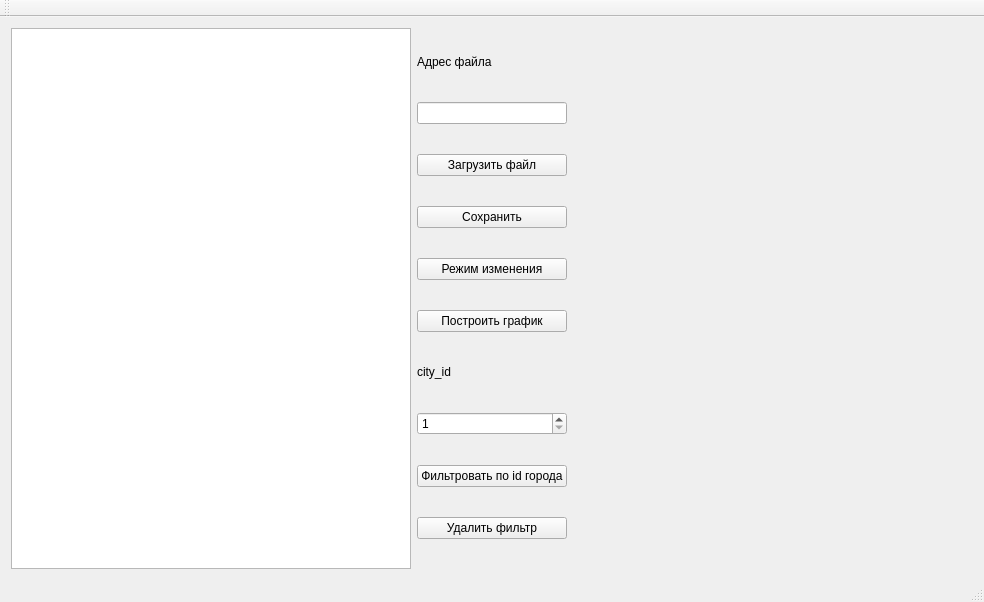
<?xml version="1.0" encoding="UTF-8"?>
<ui version="4.0">
 <class>MainWindow</class>
 <widget class="QMainWindow" name="MainWindow">
  <property name="geometry">
   <rect>
    <x>0</x>
    <y>0</y>
    <width>973</width>
    <height>602</height>
   </rect>
  </property>
  <property name="windowTitle">
   <string>MainWindow</string>
  </property>
  <widget class="QWidget" name="centralWidget">
   <layout class="QHBoxLayout" name="horizontalLayout">
    <item>
     <widget class="QTableView" name="TV_table">
      <property name="sizePolicy">
       <sizepolicy hsizetype="Expanding" vsizetype="Expanding">
        <horstretch>0</horstretch>
        <verstretch>0</verstretch>
       </sizepolicy>
      </property>
      <property name="minimumSize">
       <size>
        <width>400</width>
        <height>0</height>
       </size>
      </property>
      <property name="maximumSize">
       <size>
        <width>400</width>
        <height>16777215</height>
       </size>
      </property>
     </widget>
    </item>
    <item>
     <layout class="QVBoxLayout" name="verticalLayout">
      <item>
       <widget class="QLabel" name="label">
        <property name="maximumSize">
         <size>
          <width>16777215</width>
          <height>20</height>
         </size>
        </property>
        <property name="text">
         <string>Адрес файла</string>
        </property>
       </widget>
      </item>
      <item>
       <widget class="QLineEdit" name="LE_file_name">
        <property name="minimumSize">
         <size>
          <width>100</width>
          <height>0</height>
         </size>
        </property>
        <property name="maximumSize">
         <size>
          <width>200</width>
          <height>16777215</height>
         </size>
        </property>
       </widget>
      </item>
      <item>
       <widget class="QPushButton" name="BT_load_file">
        <property name="minimumSize">
         <size>
          <width>100</width>
          <height>0</height>
         </size>
        </property>
        <property name="maximumSize">
         <size>
          <width>200</width>
          <height>16777215</height>
         </size>
        </property>
        <property name="text">
         <string>Загрузить файл</string>
        </property>
       </widget>
      </item>
      <item>
       <widget class="QPushButton" name="BT_save">
        <property name="minimumSize">
         <size>
          <width>100</width>
          <height>0</height>
         </size>
        </property>
        <property name="maximumSize">
         <size>
          <width>200</width>
          <height>16777215</height>
         </size>
        </property>
        <property name="text">
         <string>Сохранить</string>
        </property>
       </widget>
      </item>
      <item>
       <widget class="QPushButton" name="BT_edit_mode">
        <property name="minimumSize">
         <size>
          <width>100</width>
          <height>0</height>
         </size>
        </property>
        <property name="maximumSize">
         <size>
          <width>200</width>
          <height>16777215</height>
         </size>
        </property>
        <property name="text">
         <string>Режим изменения</string>
        </property>
        <property name="checkable">
         <bool>true</bool>
        </property>
        <property name="flat">
         <bool>false</bool>
        </property>
       </widget>
      </item>
      <item>
       <widget class="QPushButton" name="draw_graph">
        <property name="text">
         <string>Построить график</string>
        </property>
       </widget>
      </item>
      <item>
       <widget class="QLabel" name="label_2">
        <property name="maximumSize">
         <size>
          <width>16777215</width>
          <height>20</height>
         </size>
        </property>
        <property name="text">
         <string>city_id</string>
        </property>
       </widget>
      </item>
      <item>
       <widget class="QSpinBox" name="SB_city_id_filter">
        <property name="minimum">
         <number>1</number>
        </property>
       </widget>
      </item>
      <item>
       <widget class="QPushButton" name="add_filter">
        <property name="text">
         <string>Фильтровать по id города</string>
        </property>
       </widget>
      </item>
      <item>
       <widget class="QPushButton" name="pushButton">
        <property name="text">
         <string>Удалить фильтр</string>
        </property>
       </widget>
      </item>
     </layout>
    </item>
    <item>
     <widget class="QCustomPlot" name="plot" native="true">
      <property name="minimumSize">
       <size>
        <width>400</width>
        <height>0</height>
       </size>
      </property>
     </widget>
    </item>
   </layout>
  </widget>
  <widget class="QMenuBar" name="menuBar">
   <property name="geometry">
    <rect>
     <x>0</x>
     <y>0</y>
     <width>973</width>
     <height>21</height>
    </rect>
   </property>
  </widget>
  <widget class="QToolBar" name="mainToolBar">
   <attribute name="toolBarArea">
    <enum>TopToolBarArea</enum>
   </attribute>
   <attribute name="toolBarBreak">
    <bool>false</bool>
   </attribute>
  </widget>
  <widget class="QStatusBar" name="statusBar"/>
 </widget>
 <layoutdefault spacing="6" margin="11"/>
 <customwidgets>
  <customwidget>
   <class>QCustomPlot</class>
   <extends>QWidget</extends>
   <header>qcustomplot.h</header>
   <container>1</container>
  </customwidget>
 </customwidgets>
 <resources/>
 <connections/>
</ui>
